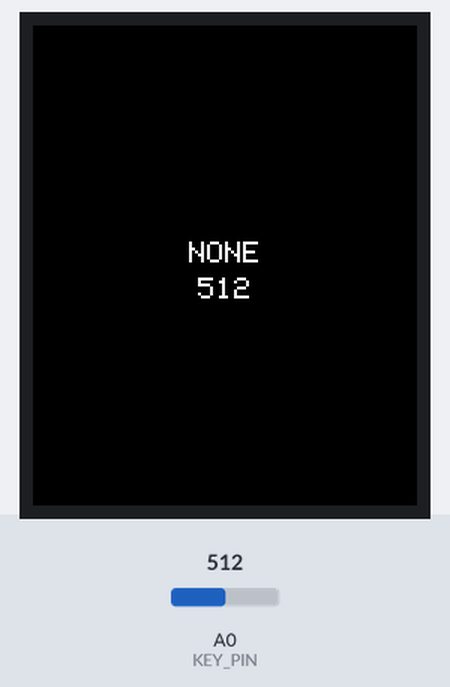
Bench run of a sketch on a simulated Arduino Uno, built with avr-gcc and run on an emulated ATmega328P. Shown: 128×160 colour display. The inputs (shaded band) are chosen by the test bench; at power-on: A0 (KEY_PIN) = 512.

Above: at 1.3 s.
1.4 s: A0 (KEY_PIN) set to 490
At 2.1 s:
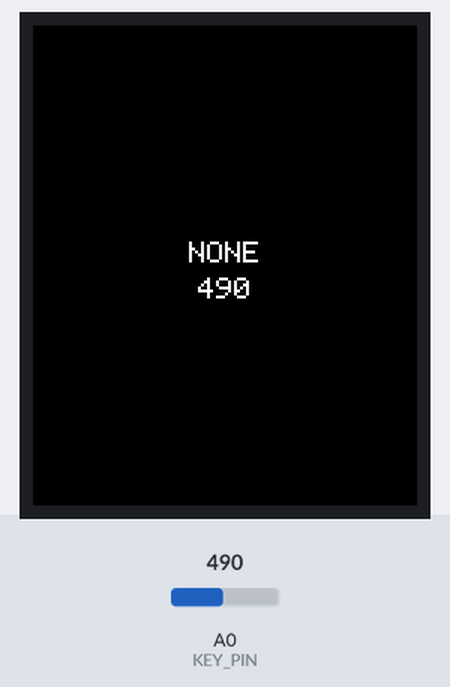
2.9 s: A0 (KEY_PIN) set to 350
At 3.5 s:
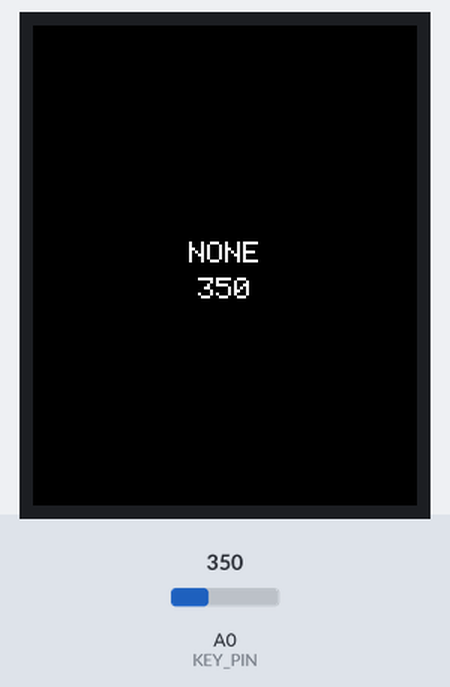
4.4 s: A0 (KEY_PIN) set to 340
At 4.8 s:
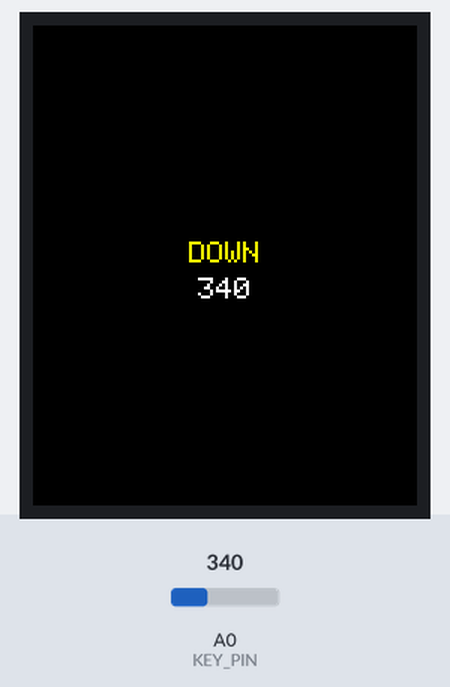
5.9 s: A0 (KEY_PIN) set to 483
7.4 s: A0 (KEY_PIN) set to 500
At 8.6 s:
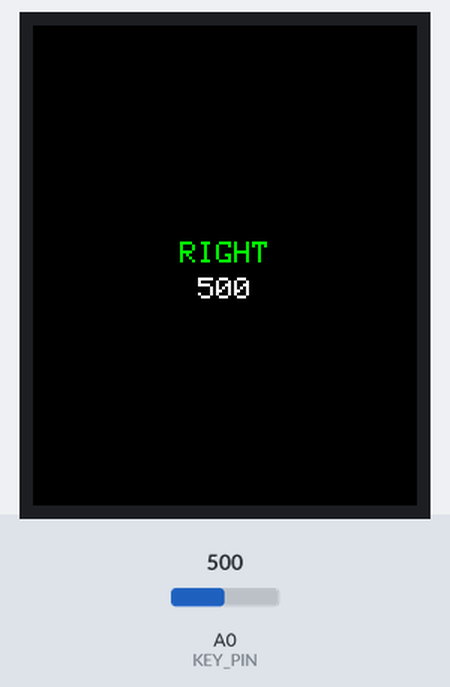
8.9 s: A0 (KEY_PIN) set to 160
At 10.1 s:
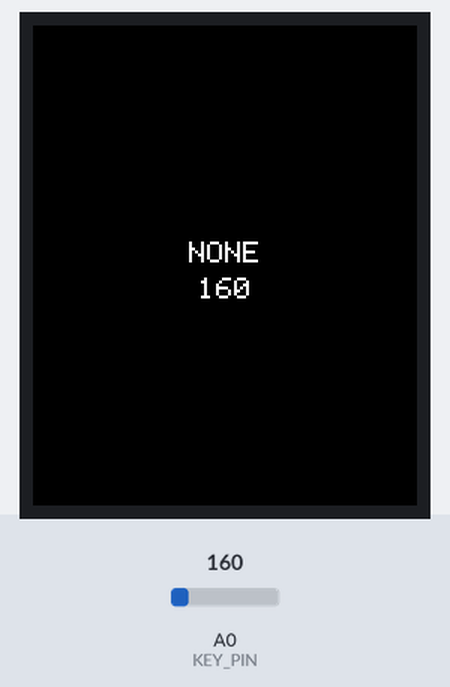
10.4 s: A0 (KEY_PIN) set to 150
At 11.6 s:
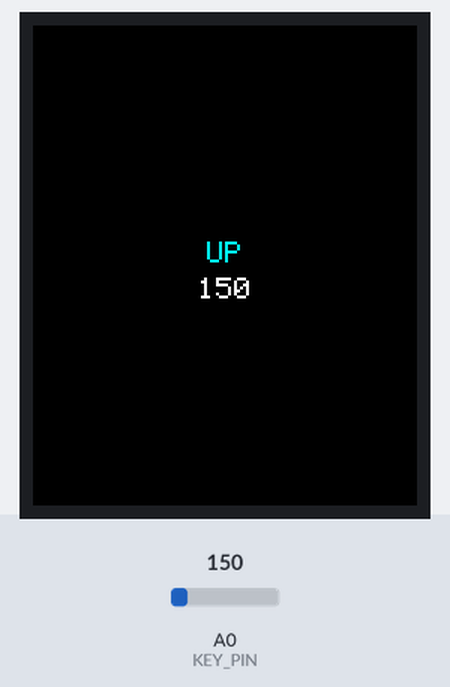
Timing chart, 0 to 12.9 s (numbered marks = the images above; inputs shaded):
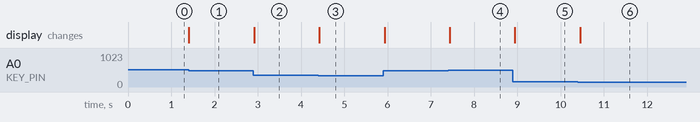

The sketch:

10-ADKeyboard-Calibrator.ino
```cpp
#include <SPI.h>
#include <Adafruit_GFX.h>
#include <Adafruit_ST7735.h>

#define TFT_CS    10
#define TFT_RST   8
#define TFT_DC    9
#define KEY_PIN   A0

Adafruit_ST7735 tft(TFT_CS, TFT_DC, 11, 13, TFT_RST);

#define KEY_NONE 0
#define KEY_RIGHT 1
#define KEY_UP 2
#define KEY_DOWN 3
#define KEY_LEFT 4
#define KEY_SELECT 5

#define KEY_MIN_RIGHT 500
#define KEY_MAX_RIGHT 510
#define KEY_MIN_UP 140
#define KEY_MAX_UP 150
#define KEY_MIN_DOWN 330
#define KEY_MAX_DOWN 340
#define KEY_MIN_LEFT 0
#define KEY_MAX_LEFT 10
#define KEY_MIN_SELECT 740
#define KEY_MAX_SELECT 750

#define CENTER_X 64
#define CENTER_Y 80

const char* keyLabels[] = {
  "NONE",
  "RIGHT",
  "UP",
  "DOWN",
  "LEFT",
  "SELECT"
};


int readKey(int value)
{
  if (value >= KEY_MIN_RIGHT && value <= KEY_MAX_RIGHT)
  {
    return KEY_RIGHT;
  }

  if (value >= KEY_MIN_UP && value <= KEY_MAX_UP)
  {
    return KEY_UP;
  }

  if (value >= KEY_MIN_DOWN && value <= KEY_MAX_DOWN)
  {
    return KEY_DOWN;
  }

  if (value >= KEY_MIN_LEFT && value <= KEY_MAX_LEFT)
  {
    return KEY_LEFT;
  }

  if (value >= KEY_MIN_SELECT && value <= KEY_MAX_SELECT)
  {
    return KEY_SELECT;
  }

  return KEY_NONE;
}


uint16_t getKeyColor(int key)
{
  switch (key)
  {
    case KEY_RIGHT:  return ST77XX_GREEN;
    case KEY_UP:     return ST77XX_CYAN;
    case KEY_DOWN:   return ST77XX_YELLOW;
    case KEY_LEFT:   return ST77XX_BLUE;
    case KEY_SELECT: return ST77XX_MAGENTA;
    default:         return ST77XX_WHITE;
  }
}


void drawKeyName(int key)
{
  uint16_t color = getKeyColor(key);
  const char* label = keyLabels[key];
  int labelWidth = strlen(label) * 6;
  int labelX = CENTER_X - labelWidth / 2;

  tft.setTextColor(color);
  tft.setTextSize(1);
  tft.setCursor(labelX, CENTER_Y - 8);
  tft.print(label);
}


void drawRawValue(int analogValue)
{
  char buffer[6];
  snprintf(buffer, sizeof(buffer), "%d", analogValue);
  int valueWidth = strlen(buffer) * 6;
  int valueX = CENTER_X - valueWidth / 2;

  tft.setTextColor(ST77XX_WHITE);
  tft.setTextSize(1);
  tft.setCursor(valueX, CENTER_Y + 4);
  tft.print(buffer);
}


int previousAnalogValue;
int previousKey;


void renderScreen(int analogValue, int key)
{
  tft.fillRect(CENTER_X - 40, CENTER_Y - 12, 80, 28, ST77XX_BLACK);

  drawKeyName(key);
  drawRawValue(analogValue);
}


void setup()
{
  tft.initR(INITR_BLACKTAB);
  tft.setRotation(0);

  previousAnalogValue = analogRead(KEY_PIN);
  previousKey = readKey(previousAnalogValue);

  renderScreen(previousAnalogValue, previousKey);
}


void loop()
{
  int analogValue = analogRead(KEY_PIN);
  int currentKey = readKey(analogValue);

  if (currentKey != previousKey || analogValue != previousAnalogValue)
  {
    renderScreen(analogValue, currentKey);

    previousAnalogValue = analogValue;
    previousKey = currentKey;
  }

  delay(50);
}
```

Measured:
- the behaviour switches between 341 and 340 on A0 (KEY_PIN) (found by bisection; images 2 and 3)
- the behaviour switches between 499 and 500 on A0 (KEY_PIN) (found by bisection; images 3 and 4)
- the behaviour switches between 151 and 150 on A0 (KEY_PIN) (found by bisection; images 5 and 6)
- after the input at 1.4 s, the display: changes at once (image 1)
- after the input at 2.9 s, the display: changes at once (image 2)
- after the input at 4.4 s, the display: changes at once (image 3)
- after the input at 7.4 s, the display: changes at once (image 4)
- after the input at 8.9 s, the display: changes at once (image 5)
- after the input at 10.4 s, the display: changes after 0.05 s (image 6)
